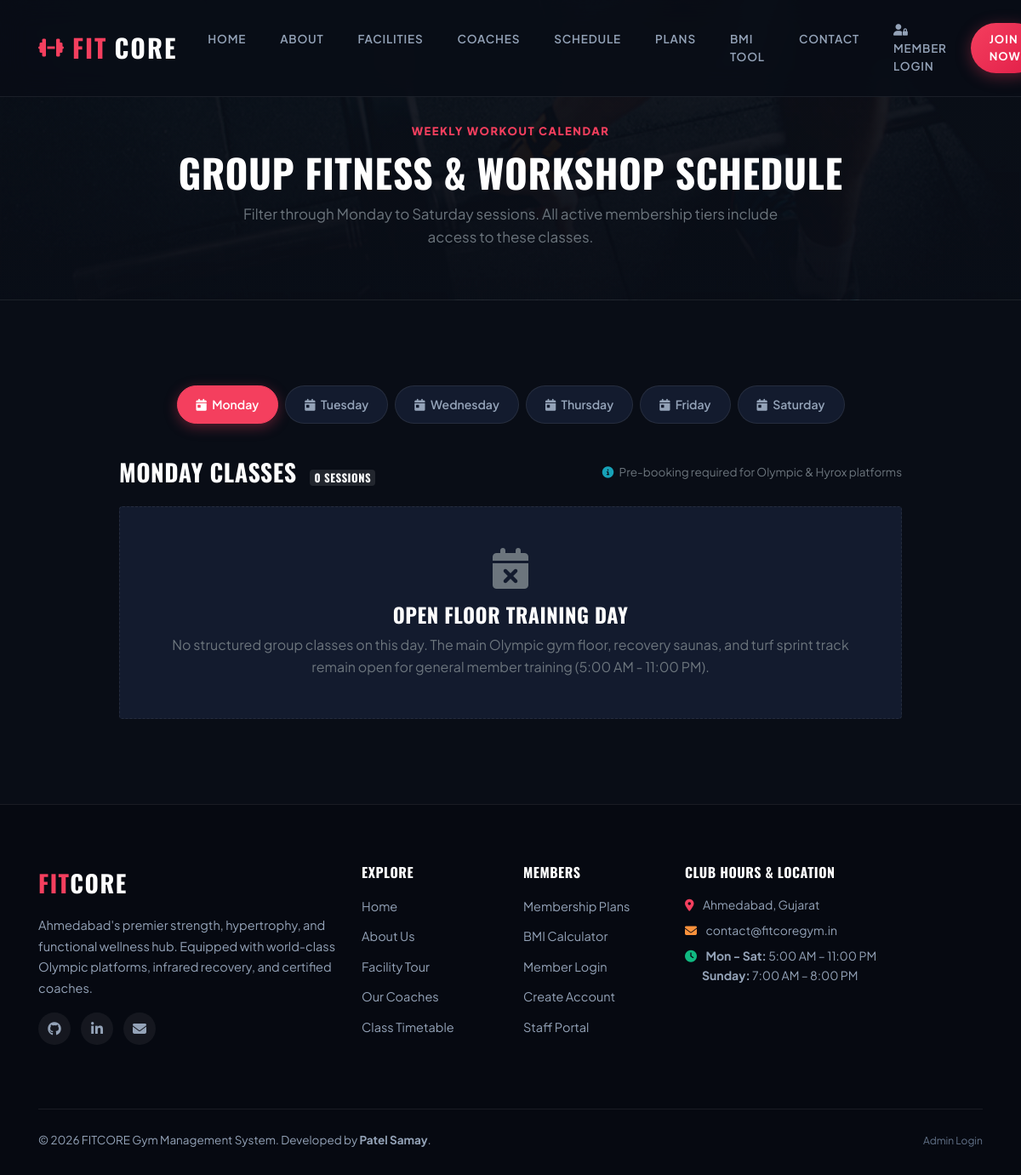
Page /schedule/ on the earlier database version.
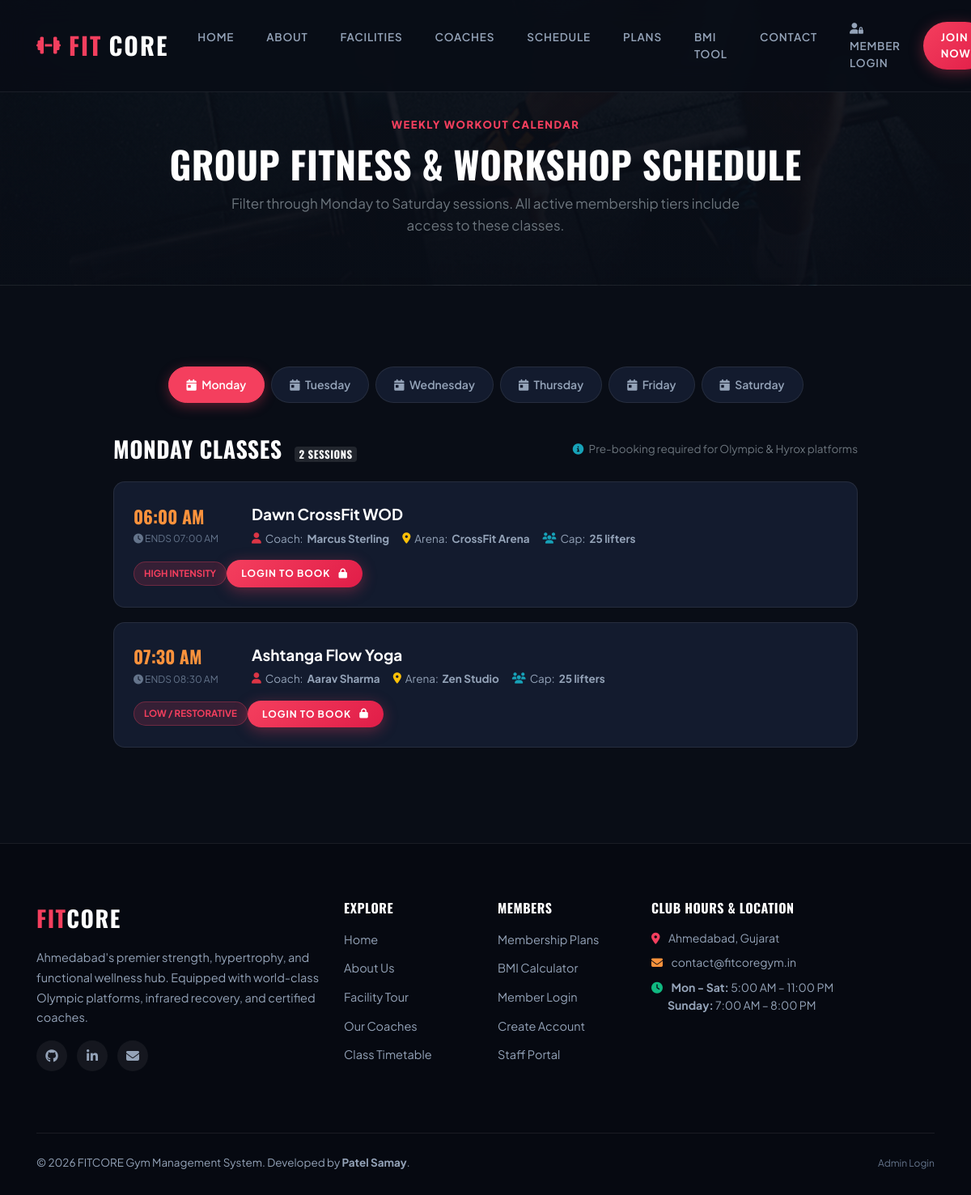
Same page on the later database version.
### gym/models.py (models this page shows, shortened)
class ClassSchedule(models.Model):
    classname = models.CharField(max_length=150)
    category = models.CharField(max_length=100)  # Strength, HIIT, Yoga, CrossFit, Boxing
    trainer = models.CharField(max_length=150)
    day_of_week = models.CharField(max_length=20)  # Monday, Tuesday, ...
    start_time = models.CharField(max_length=20)
    end_time = models.CharField(max_length=20)
    room = models.CharField(max_length=100, default="Main Arena")
    intensity = models.CharField(max_length=50, default="High Intensity")
    capacity = models.IntegerField(default=25)
    creationdate = models.DateTimeField(auto_now_add=True)
    class Meta:
        ordering = ['day_of_week', 'start_time']

### gym/views.py (the view)
# urls.py: path('schedule/', schedule_view, name='schedule_view'),
def schedule_view(request):
    selected_day = request.GET.get('day', 'Monday')
    all_days = ['Monday', 'Tuesday', 'Wednesday', 'Thursday', 'Friday', 'Saturday']
    schedules = ClassSchedule.objects.filter(day_of_week=selected_day)
    all_schedules = ClassSchedule.objects.all()
    context = {
        'schedules': schedules,
        'all_schedules': all_schedules,
        'selected_day': selected_day,
        'all_days': all_days,
    }
    return render(request, 'schedule.html', context)

### gym/templates/schedule.html (shortened to what this page needs)
{% extends 'base.html' %}
{% load static %}
{% block content %}
<div class="page-hero-banner">
    <div class="container">
        <span class="section-tag">WEEKLY WORKOUT CALENDAR</span>
        <h1 class="text-white font-weight-bold" style="font-size: 46px;">GROUP FITNESS & WORKSHOP SCHEDULE</h1>
        <p class="text-muted" style="max-width: 650px; margin: 0 auto; font-size: 17px;">
            Filter through Monday to Saturday sessions. All active membership tiers include access to these classes.
        </p>
    </div>
</div>
<section class="section-padding">
    <div class="container">
        <div class="schedule-nav-pills">
            {% for d in all_days %}
            <a href="?day={{ d }}" class="schedule-pill {% if selected_day == d %}active{% endif %}">
                <i class="fa fa-calendar-day mr-1"></i> {{ d }}
            </a>
            {% endfor %}
        </div>
        <div class="row justify-content-center">
            <div class="col-lg-10">
                <div class="d-flex justify-content-between align-items-center mb-4">
                    <h3 class="text-white font-weight-bold mb-0">
                        {{ selected_day }} Classes
                        <span class="badge badge-secondary ml-2" style="font-size: 13px; background: rgba(255,255,255,0.1);">{{ schedules|length }} Sessions</span>
                    </h3>
                    <span class="text-muted" style="font-size: 13.5px;"><i class="fa fa-circle-info text-info mr-1"></i> Pre-booking required for Olympic & Hyrox platforms</span>
                </div>
                {% for s in schedules %}
                <div class="class-card">
                    <div class="class-time-box">
                        <div class="class-time">{{ s.start_time }}</div>
                        <div class="class-duration"><i class="fa fa-clock"></i> Ends {{ s.end_time }}</div>
                    </div>
                    <div class="class-details">
                        <div class="class-title">{{ s.classname }}</div>
                        <div class="class-meta">
                            <span><i class="fa fa-user text-danger"></i> Coach: <strong>{{ s.trainer }}</strong></span>
                            <span><i class="fa fa-location-dot text-warning"></i> Arena: <strong>{{ s.room }}</strong></span>
                            <span><i class="fa fa-users text-info"></i> Cap: <strong>{{ s.capacity }} lifters</strong></span>
                        </div>
                    </div>
                    <div class="d-flex align-items-center gap-3">
                        <span class="class-intensity-badge">{{ s.intensity }}</span>
                        {% if request.user.is_authenticated %}
                            <a href="{% url 'member_dashboard' %}" class="btn-primary-custom" style="padding: 7px 18px; font-size:12px;">
                                Reserve Spot <i class="fa fa-chevron-right"></i>
                            </a>
                        {% else %}
                            <a href="{% url 'user_login' %}" class="btn-primary-custom" style="padding: 7px 18px; font-size:12px;">
                                Login To Book <i class="fa fa-lock"></i>
                            </a>
                        {% endif %}
                    </div>
                </div>
                {% empty %}
                <div class="p-5 text-center rounded" style="background: var(--bg-card); border: 1px dashed var(--border);">
                    <i class="fa fa-calendar-xmark fa-3x mb-3 text-muted"></i>
                    <h4 class="text-white font-weight-bold">Open Floor Training Day</h4>
                    <p class="text-muted mb-0">No structured group classes on this day. The main Olympic gym floor, recovery saunas, and turf sprint track remain open for general member training (5:00 AM - 11:00 PM).</p>
                </div>
                {% endfor %}
            </div>
        </div>
    </div>
</section>
{% endblock %}

Differences in the rows shown:
added ClassSchedule: start_time "06:00 AM", end_time "07:00 AM", classname "Dawn CrossFit WOD", trainer "Marcus Sterling", room "CrossFit Arena", capacity "25", intensity "HIGH INTENSITY"
added ClassSchedule: start_time "07:30 AM", end_time "08:30 AM", classname "Ashtanga Flow Yoga", trainer "Aarav Sharma", room "Zen Studio", capacity "25", intensity "LOW / RESTORATIVE"
Other differences:
{{ schedules|length }}: "0" → "2"
text no longer shown: "OPEN FLOOR TRAINING DAY No structured group classes on this day. The main Olympic gym floor, recovery saunas, and turf sprint track remain open for general member training (5:00 AM - 11:00 PM)."
